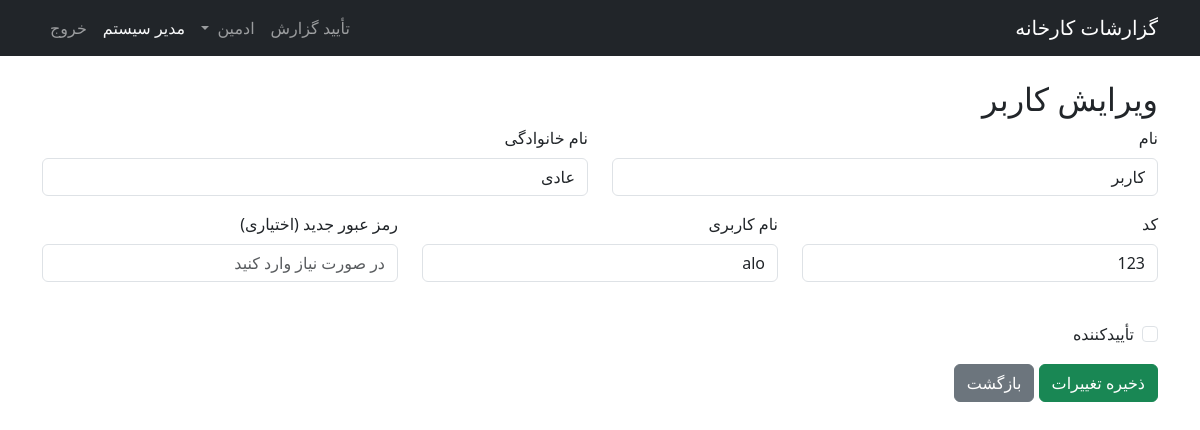
/admin/users/2/edit (signed in), run on the app's committed database.
### app/models.py (models this page shows)
class User(UserMixin, db.Model):
    id = db.Column(db.Integer, primary_key=True)
    username = db.Column(db.String(80), unique=True, nullable=False)
    password = db.Column(db.String(120), nullable=False)
    first_name = db.Column(db.String(50), nullable=False, default='')
    last_name = db.Column(db.String(50), nullable=False, default='')
    code = db.Column(db.String(20), unique=True, nullable=False, default='')
    is_admin = db.Column(db.Boolean, default=False)
    is_approver = db.Column(db.Boolean, default=False)
    @property
    def full_name(self):
        return f"{self.first_name} {self.last_name}"
    @property
    def is_operator(self):
        return not self.is_admin and not self.is_approver

### app/admin/routes.py (the view, shortened to what this page needs)
@admin_bp.route('/users/<int:user_id>/edit', methods=['GET', 'POST'])
@login_required
def user_edit(user_id):
    if not current_user.is_admin:
        flash('دسترسی غیرمجاز', 'danger')
        return redirect(url_for('reports.dashboard'))
    user = User.query.get(user_id)
    if not user:
        flash('کاربر مورد نظر یافت نشد.', 'danger')
        return redirect(url_for('admin.user_list'))
    return render_template('admin/user_edit.html', user=user)

### app/templates/admin/user_edit.html (shortened to what this page needs)
{% extends "base.html" %}
{% block content %}
<h2>ویرایش کاربر</h2>
<form method="POST">
    <div class="row">
        <div class="col-md-6 mb-3">
            <label class="form-label">نام</label>
            <input type="text" class="form-control" name="first_name" value="{{ user.first_name }}" required>
        </div>
        <div class="col-md-6 mb-3">
            <label class="form-label">نام خانوادگی</label>
            <input type="text" class="form-control" name="last_name" value="{{ user.last_name }}" required>
        </div>
    </div>
    <div class="row">
        <div class="col-md-4 mb-3">
            <label class="form-label">کد</label>
            <input type="text" class="form-control" name="code" value="{{ user.code }}" required>
        </div>
        <div class="col-md-4 mb-3">
            <label class="form-label">نام کاربری</label>
            <input type="text" class="form-control" name="username" value="{{ user.username }}" required>
        </div>
        <div class="col-md-4 mb-3">
            <label class="form-label">رمز عبور جدید (اختیاری)</label>
            <input type="password" class="form-control" name="password" placeholder="در صورت نیاز وارد کنید">
        </div>
    </div>
    <div class="row">
        <div class="col-md-4 mb-3">
            <div class="form-check mt-4">
                <input class="form-check-input" type="checkbox" id="is_approver" name="is_approver" {% if user.is_approver %}checked{% endif %}>
                <label class="form-check-label" for="is_approver">تأییدکننده</label>
            </div>
        </div>
    </div>
    <button type="submit" class="btn btn-success">ذخیره تغییرات</button>
    <a href="{{ url_for('admin.user_list') }}" class="btn btn-secondary">بازگشت</a>
</form>
{% endblock %}

### app/templates/base.html (shortened to what this page needs)
<!DOCTYPE html>
<html lang="fa" dir="rtl">
<head>
    <link rel="stylesheet" href="https://cdn.jsdelivr.net/npm/bootstrap@5.3.3/dist/css/bootstrap.rtl.min.css">
</head>
<body>
    <nav class="navbar navbar-expand-lg navbar-dark bg-dark mb-4">
        <div class="container">
            <a class="navbar-brand" href="{{ url_for('reports.dashboard') }}">گزارشات کارخانه</a>
            <div class="collapse navbar-collapse" id="navbarNav">
                <ul class="navbar-nav ms-auto">
                    {% if current_user.is_authenticated %}
                        {% if current_user.is_approver or current_user.is_admin %}
                        <li class="nav-item">
                            <a class="nav-link" href="{{ url_for('reports.approver_dashboard') }}">تأیید گزارش</a>
                        </li>
                        {% endif %}
                        {% if current_user.is_admin %}
                        <li class="nav-item dropdown">
                            <a class="nav-link dropdown-toggle" href="#" role="button" data-bs-toggle="dropdown">
                                ادمین
                            </a>
                        </li>
                        {% endif %}
                        <li class="nav-item">
                            <span class="nav-link text-light">{{ current_user.full_name }}</span>
                        </li>
                        <li class="nav-item">
                            <a class="nav-link" href="{{ url_for('auth.logout') }}">خروج</a>
                        </li>
                    {% else %}
                        <li class="nav-item">
                            <a class="nav-link" href="{{ url_for('auth.login') }}">ورود</a>
                        </li>
                    {% endif %}
                </ul>
            </div>
        </div>
    </nav>
    <div class="container">
        {% block content %}{% endblock %}
    </div>
</body>
</html>

### data on the page
User: full_name "مدیر سیستم"
User: first_name "کاربر", last_name "عادی", code "123", username "alo"
